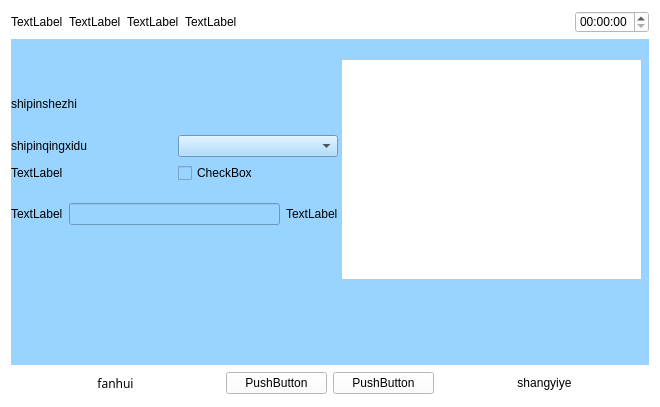
<?xml version="1.0" encoding="UTF-8"?>
<ui version="4.0">
 <class>Shipinshezhi</class>
 <widget class="QWidget" name="Shipinshezhi">
  <property name="geometry">
   <rect>
    <x>0</x>
    <y>0</y>
    <width>660</width>
    <height>407</height>
   </rect>
  </property>
  <property name="windowTitle">
   <string>Form</string>
  </property>
  <property name="styleSheet">
   <string notr="true">background-color: rgb(255, 255, 255);</string>
  </property>
  <layout class="QVBoxLayout" name="verticalLayout_4" stretch="1,5,1">
   <item>
    <layout class="QHBoxLayout" name="horizontalLayout_22">
     <item>
      <widget class="QLabel" name="label_28">
       <property name="text">
        <string>TextLabel</string>
       </property>
      </widget>
     </item>
     <item>
      <widget class="QLabel" name="label_29">
       <property name="text">
        <string>TextLabel</string>
       </property>
      </widget>
     </item>
     <item>
      <widget class="QLabel" name="label_30">
       <property name="text">
        <string>TextLabel</string>
       </property>
      </widget>
     </item>
     <item>
      <widget class="QLabel" name="label_31">
       <property name="text">
        <string>TextLabel</string>
       </property>
      </widget>
     </item>
     <item>
      <spacer name="horizontalSpacer_8">
       <property name="orientation">
        <enum>Qt::Horizontal</enum>
       </property>
       <property name="sizeHint" stdset="0">
        <size>
         <width>40</width>
         <height>20</height>
        </size>
       </property>
      </spacer>
     </item>
     <item>
      <widget class="QTimeEdit" name="timeEdit_4"/>
     </item>
    </layout>
   </item>
   <item>
    <widget class="QWidget" name="widget" native="true">
     <property name="sizePolicy">
      <sizepolicy hsizetype="Preferred" vsizetype="Preferred">
       <horstretch>0</horstretch>
       <verstretch>0</verstretch>
      </sizepolicy>
     </property>
     <property name="contextMenuPolicy">
      <enum>Qt::DefaultContextMenu</enum>
     </property>
     <property name="styleSheet">
      <string notr="true">background-color: rgb(153, 211, 255);</string>
     </property>
     <widget class="QFrame" name="frame">
      <property name="geometry">
       <rect>
        <x>330</x>
        <y>20</y>
        <width>301</width>
        <height>221</height>
       </rect>
      </property>
      <property name="styleSheet">
       <string notr="true">background-color: rgb(255, 255, 255);</string>
      </property>
      <property name="frameShape">
       <enum>QFrame::StyledPanel</enum>
      </property>
      <property name="frameShadow">
       <enum>QFrame::Raised</enum>
      </property>
     </widget>
     <widget class="QWidget" name="layoutWidget">
      <property name="geometry">
       <rect>
        <x>0</x>
        <y>40</y>
        <width>327</width>
        <height>160</height>
       </rect>
      </property>
      <layout class="QVBoxLayout" name="verticalLayout_3">
       <item>
        <widget class="QLabel" name="label">
         <property name="text">
          <string>shipinshezhi</string>
         </property>
        </widget>
       </item>
       <item>
        <layout class="QHBoxLayout" name="horizontalLayout_5">
         <item>
          <widget class="QLabel" name="label_4">
           <property name="text">
            <string>shipinqingxidu</string>
           </property>
          </widget>
         </item>
         <item>
          <widget class="QComboBox" name="comboBox_2"/>
         </item>
        </layout>
       </item>
       <item>
        <layout class="QHBoxLayout" name="horizontalLayout_2">
         <item>
          <widget class="QLabel" name="label_14">
           <property name="text">
            <string>TextLabel</string>
           </property>
          </widget>
         </item>
         <item>
          <widget class="QCheckBox" name="checkBox_5">
           <property name="text">
            <string>CheckBox</string>
           </property>
          </widget>
         </item>
        </layout>
       </item>
       <item>
        <layout class="QHBoxLayout" name="horizontalLayout_11">
         <item>
          <widget class="QLabel" name="label_15">
           <property name="text">
            <string>TextLabel</string>
           </property>
          </widget>
         </item>
         <item>
          <widget class="QLineEdit" name="lineEdit_7"/>
         </item>
         <item>
          <widget class="QLabel" name="label_16">
           <property name="text">
            <string>TextLabel</string>
           </property>
          </widget>
         </item>
        </layout>
       </item>
      </layout>
     </widget>
    </widget>
   </item>
   <item>
    <layout class="QHBoxLayout" name="horizontalLayout_20">
     <item>
      <widget class="QPushButton" name="returnIndex_2">
       <property name="font">
        <font>
         <family>AR PL UMing TW MBE</family>
        </font>
       </property>
       <property name="text">
        <string>fanhui</string>
       </property>
       <property name="flat">
        <bool>true</bool>
       </property>
      </widget>
     </item>
     <item>
      <layout class="QHBoxLayout" name="horizontalLayout_21">
       <item>
        <widget class="QPushButton" name="pushButton_7">
         <property name="text">
          <string>PushButton</string>
         </property>
        </widget>
       </item>
       <item>
        <widget class="QPushButton" name="pushButton_8">
         <property name="text">
          <string>PushButton</string>
         </property>
        </widget>
       </item>
      </layout>
     </item>
     <item>
      <widget class="QPushButton" name="returnPage_2">
       <property name="text">
        <string>shangyiye</string>
       </property>
       <property name="flat">
        <bool>true</bool>
       </property>
      </widget>
     </item>
    </layout>
   </item>
  </layout>
 </widget>
 <resources/>
 <connections/>
</ui>
